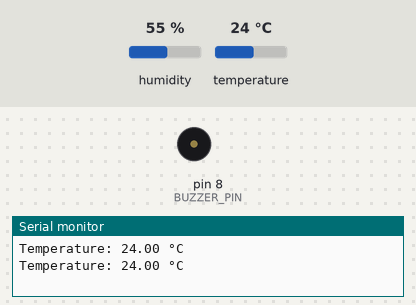
The sketch below on a simulated Arduino Uno, built with avr-gcc and run on an emulated ATmega328P. Shown: buzzer (waves = sounding, pin HIGH), the last lines printed to the serial monitor. The test bench sets the inputs (shaded band); at power-on: temperature 24 °C, humidity 55 %.

Above: at 2.8 s.
2.9 s: temperature set to 29 °C
5.6 s: temperature set to 32 °C
At 6.4 s:
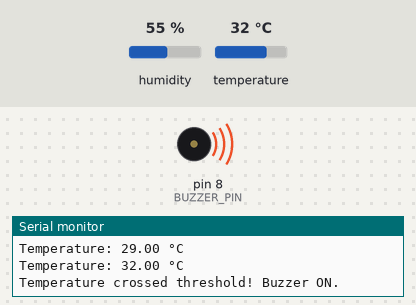
8.3 s: temperature set to 12 °C
At 11.2 s:
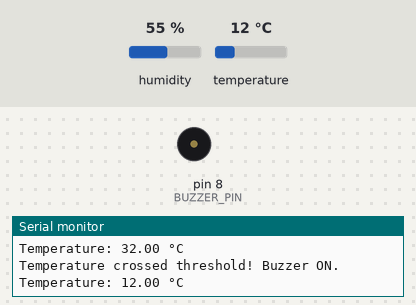
11.6 s: temperature set to 33 °C
At 12.5 s:
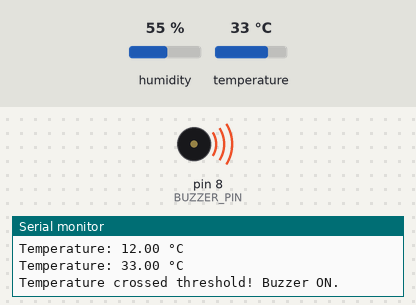
Timing chart, 0 to 14.6 s (numbered marks = the images above; inputs shaded):
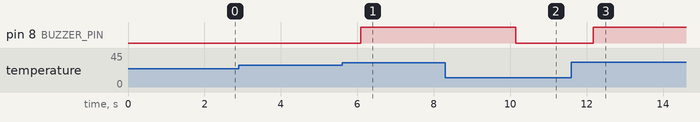

The sketch:

03-application-to-read-temperature-from-the-environment.ino
```cpp
#include <DHT.h>

#define DHTPIN 2
#define DHTTYPE DHT11
#define BUZZER_PIN 8
#define THRESHOLD_TEMP 30

DHT dht(DHTPIN, DHTTYPE);

void setup() {
  Serial.begin(9600);
  pinMode(BUZZER_PIN, OUTPUT);
  dht.begin();
}

void loop() {
  float temperature = dht.readTemperature();

  if (isnan(temperature)) {
    Serial.println("Failed to read temperature.");
    return;
  }

  Serial.print("Temperature: ");
  Serial.print(temperature);
  Serial.println(" °C");

  if (temperature > THRESHOLD_TEMP) {
    digitalWrite(BUZZER_PIN, HIGH);
    Serial.println("Temperature crossed threshold! Buzzer ON.");
  } else {
    digitalWrite(BUZZER_PIN, LOW);
  }

  delay(2000);
}
```

Measured:
- the behaviour switches between 30 and 31 °C on temperature (found by bisection; images 0 and 1)
- after the input at 5.6 s, pin 8 (BUZZER_PIN): LOW → HIGH after 0.50 s
- after the input at 8.3 s, pin 8 (BUZZER_PIN): HIGH → LOW after 1.8 s
- after the input at 11.6 s, pin 8 (BUZZER_PIN): LOW → HIGH after 0.57 s
